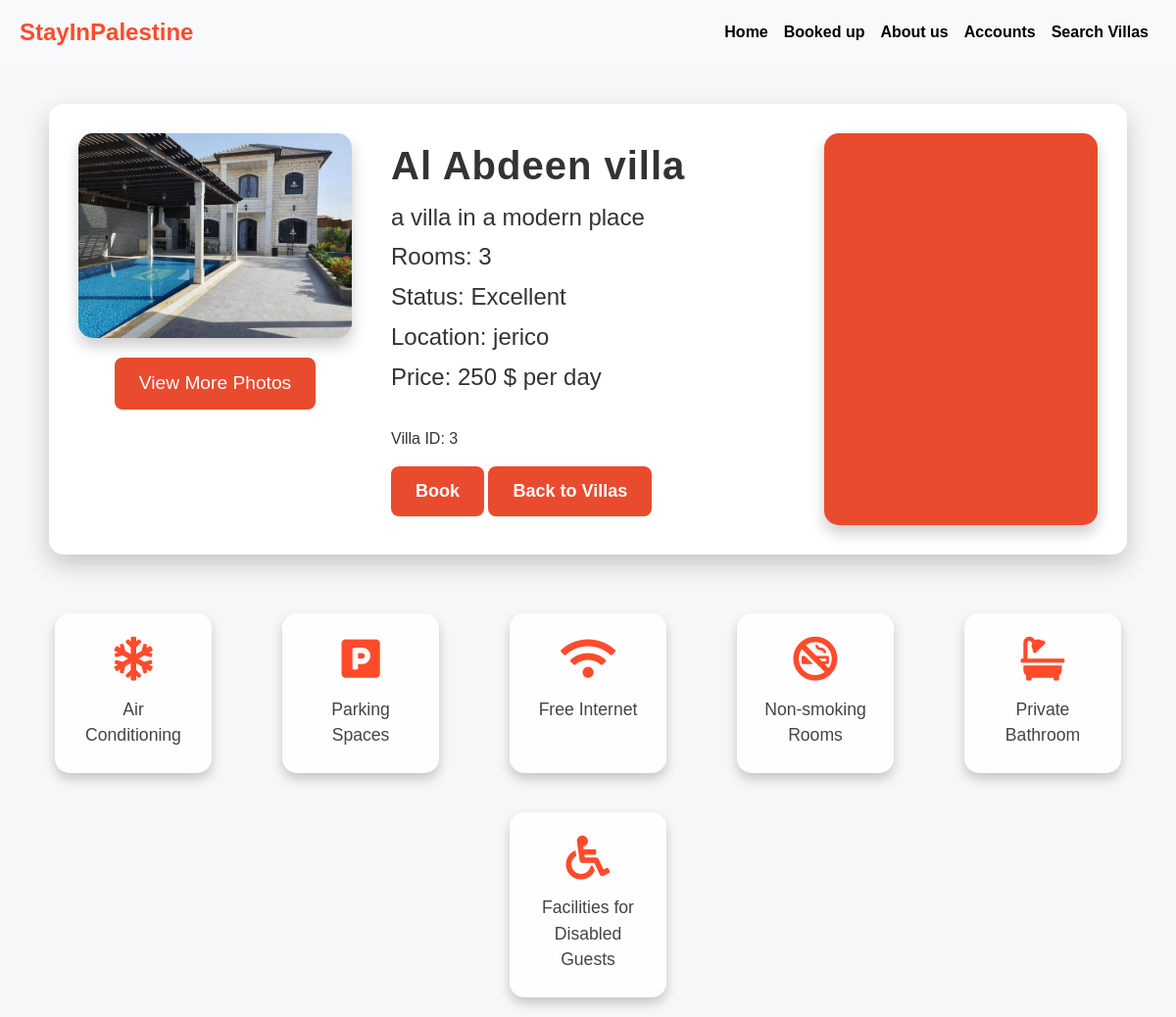
/villa/3/, run on an earlier commit of the app's database.
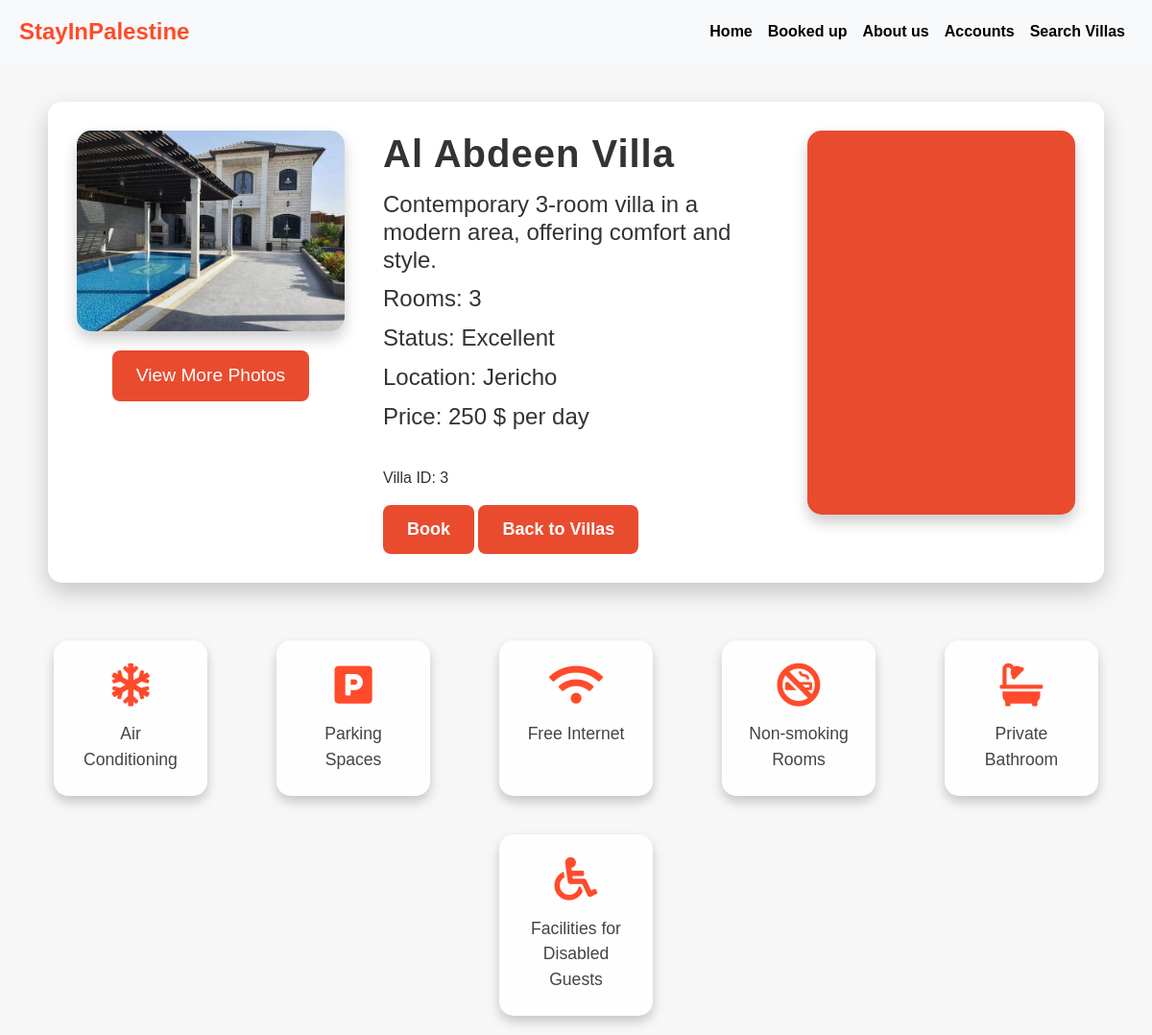
And on a later commit of the database.
### group/models.py (models this page shows)
class villas(models.Model):
    image = models.ImageField(upload_to='img')
    name = models.CharField(max_length=30)
    desc = models.TextField()
    rooms = models.IntegerField()
    status = models.CharField(max_length=20)
    location = models.CharField(max_length=30)
    price = models.IntegerField()
    user_id = models.ForeignKey(user, on_delete=models.CASCADE)

### group/views.py (the view)
# urls.py: path('villa/<int:villa_id>/', views.details, name='details'),
def details(request, villa_id):
    First_name = request.session.get('First_name')
    Last_name = request.session.get('Last_name')
    if First_name and Last_name:
        user_name = f"{First_name} {Last_name}"
    else:
        user_name = None
    try:
        villa = villas.objects.get(id=villa_id)
    except villas.DoesNotExist:
        messages.error(request, 'The selected villa does not exist.')
        return redirect('villas')
    return render(request, 'details.html', {'details': villa , 'user_name': user_name})

### group/templates/details.html (shortened to what this page needs)
<!DOCTYPE html>
<html lang="en">
<head>
    {% load static %}
    <link href="https://stackpath.bootstrapcdn.com/bootstrap/4.5.2/css/bootstrap.min.css" rel="stylesheet">
    <link rel="stylesheet" href="https://cdnjs.cloudflare.com/ajax/libs/font-awesome/5.15.4/css/all.min.css">
    <link rel="stylesheet" href="{% static 'css/details.css' %}">
</head>
<body>
    <nav class="navbar navbar-expand-lg bg-light">
        <a class="navbar-brand" href="{% url 'index' %}">StayInPalestine</a>
        <div class="collapse navbar-collapse" id="navbarNav">
            <ul class="navbar-nav ml-auto">
                <li class="nav-item">
                    <a class="nav-link" href="{% url 'index' %}">Home</a>
                </li>
                <li class="nav-item">
                    <a class="nav-link" href="{% url 'booked' %}">Booked up</a>
                </li>
                <li class="nav-item">
                    <a class="nav-link" href="{% url 'about' %}">About us</a>
                </li>
                    {% if user_name %}
                    <a class="nav-link" href="{% url 'logout' %}">Logout</a>
                    {% else %}
                <li class="nav-item">
                    <a class="nav-link" href="{% url 'login' %}">Accounts</a>
                    {% endif %}
                </li>
                <li class="nav-item">
                    <a class="nav-link" href="{% url 'villas' %}">Search Villas</a>
                </li>
            </ul>
        </div>
    </nav>
    {% if details %}
    <div class="details">
        <div class="details-image">
            <img src="{{ details.image.url }}" alt="{{ details.name }}">
            <button class="view-more-btn" onclick="openModal()">View More Photos</button>
        </div>
        <div class="details-info">
            <h1>{{ details.name }}</h1>
            <h2>{{ details.desc }}</h2>
            <h2>Rooms: {{ details.rooms }}</h2>
            <h2>Status: {{ details.status }}</h2>
            <h2>Location: {{ details.location }}</h2>
            <h2>Price: {{ details.price }} $ per day</h2>
            <div class="action-buttons">
                <p>Villa ID: {{ details.id }}</p>
                <a href="{% url 'booking' details.id %}" class="cardbutton2">Book</a>
                <a href="{% url 'villas' %}" class="cardbutton2">Back to Villas</a>
            </div>
        </div>
        <div id="map" class="details-map"></div>
    </div>
    {% else %}
    <h1>No purchase details available</h1>
    {% endif %}
    <div class="features">
        <div class="feature-card">
            <i class="fas fa-snowflake"></i>
            <p>Air Conditioning</p>
        </div>
        <div class="feature-card">
            <i class="fas fa-parking"></i>
            <p>Parking Spaces</p>
        </div>
        <div class="feature-card">
            <i class="fas fa-wifi"></i>
            <p>Free Internet</p>
        </div>
        <div class="feature-card">
            <i class="fas fa-smoking-ban"></i>
            <p>Non-smoking Rooms</p>
        </div>
        <div class="feature-card">
            <i class="fas fa-bath"></i>
            <p>Private Bathroom</p>
        </div>
        <div class="feature-card">
            <i class="fas fa-wheelchair"></i>
            <p>Facilities for Disabled Guests</p>
        </div>
    </div>
</body>
</html>

What changed in the data, as far as the page shows it:
changed villas "Excellent": name "Al Abdeen villa" → "Al Abdeen Villa"; desc "a villa in a modern place" → "Contemporary 3-room villa in a modern area, offering comfort and style."; location "jerico" → "Jericho"
